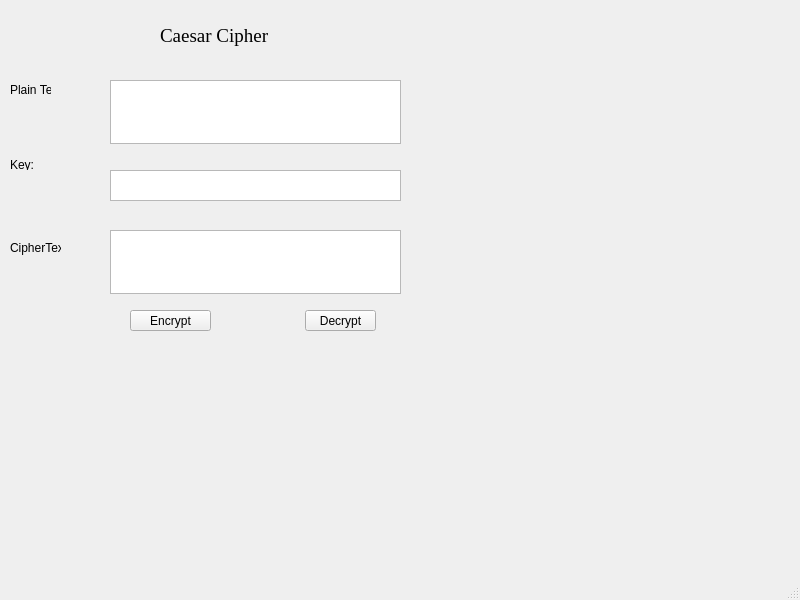
<?xml version="1.0" encoding="UTF-8"?>
<ui version="4.0">
 <class>MainWindow</class>
 <widget class="QMainWindow" name="MainWindow">
  <property name="geometry">
   <rect>
    <x>0</x>
    <y>0</y>
    <width>800</width>
    <height>600</height>
   </rect>
  </property>
  <property name="windowTitle">
   <string>MainWindow</string>
  </property>
  <widget class="QWidget" name="centralwidget">
   <widget class="QLabel" name="label">
    <property name="geometry">
     <rect>
      <x>160</x>
      <y>20</y>
      <width>131</width>
      <height>31</height>
     </rect>
    </property>
    <property name="font">
     <font>
      <family>Times New Roman</family>
      <pointsize>14</pointsize>
     </font>
    </property>
    <property name="text">
     <string>Caesar Cipher</string>
    </property>
   </widget>
   <widget class="QPlainTextEdit" name="txtplaintext">
    <property name="geometry">
     <rect>
      <x>110</x>
      <y>80</y>
      <width>291</width>
      <height>64</height>
     </rect>
    </property>
   </widget>
   <widget class="QPlainTextEdit" name="txtkey">
    <property name="geometry">
     <rect>
      <x>110</x>
      <y>170</y>
      <width>291</width>
      <height>31</height>
     </rect>
    </property>
   </widget>
   <widget class="QPlainTextEdit" name="txtcipher">
    <property name="geometry">
     <rect>
      <x>110</x>
      <y>230</y>
      <width>291</width>
      <height>64</height>
     </rect>
    </property>
   </widget>
   <widget class="QLabel" name="label_2">
    <property name="geometry">
     <rect>
      <x>10</x>
      <y>80</y>
      <width>41</width>
      <height>20</height>
     </rect>
    </property>
    <property name="text">
     <string>Plain Text:</string>
    </property>
   </widget>
   <widget class="QLabel" name="label_3">
    <property name="geometry">
     <rect>
      <x>10</x>
      <y>160</y>
      <width>35</width>
      <height>10</height>
     </rect>
    </property>
    <property name="text">
     <string>Key:</string>
    </property>
   </widget>
   <widget class="QLabel" name="label_4">
    <property name="geometry">
     <rect>
      <x>10</x>
      <y>240</y>
      <width>51</width>
      <height>16</height>
     </rect>
    </property>
    <property name="text">
     <string>CipherText:</string>
    </property>
   </widget>
   <widget class="QPushButton" name="btnEN">
    <property name="geometry">
     <rect>
      <x>130</x>
      <y>310</y>
      <width>81</width>
      <height>21</height>
     </rect>
    </property>
    <property name="text">
     <string>Encrypt</string>
    </property>
   </widget>
   <widget class="QPushButton" name="btnDE">
    <property name="geometry">
     <rect>
      <x>305</x>
      <y>310</y>
      <width>71</width>
      <height>21</height>
     </rect>
    </property>
    <property name="text">
     <string>Decrypt</string>
    </property>
   </widget>
  </widget>
  <widget class="QMenuBar" name="menubar">
   <property name="geometry">
    <rect>
     <x>0</x>
     <y>0</y>
     <width>800</width>
     <height>18</height>
    </rect>
   </property>
  </widget>
  <widget class="QStatusBar" name="statusbar"/>
 </widget>
 <resources/>
 <connections/>
</ui>
